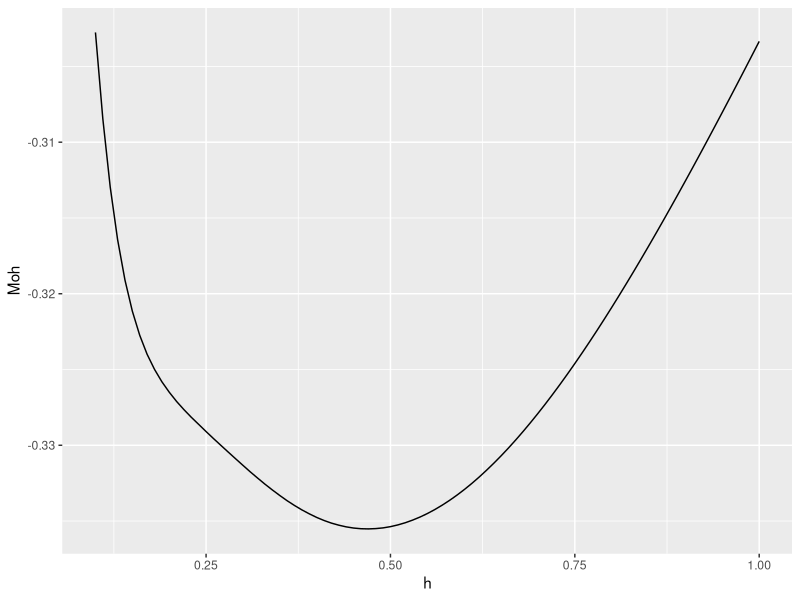
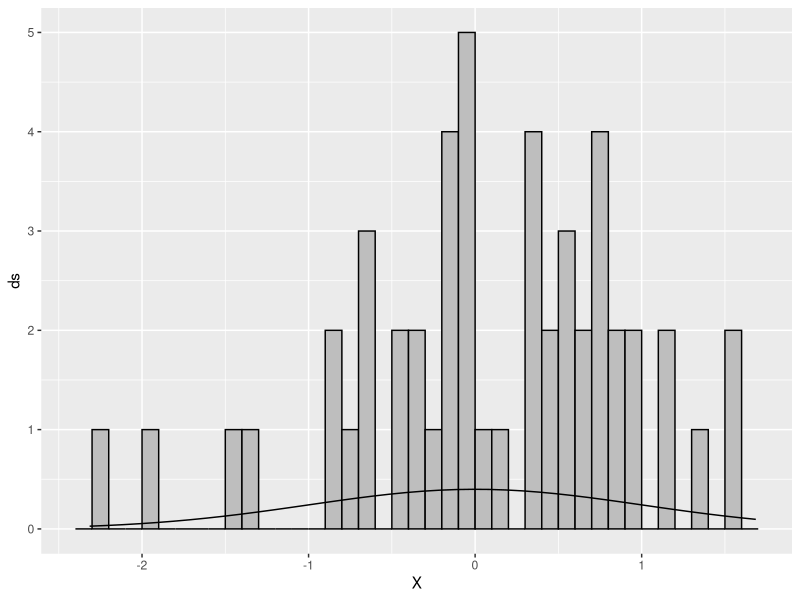

Source code (R) for these figures, in order: (Note: this script raises an error after producing the figures.)
library(ggplot2)

set.seed(1)
X=rnorm(50)

J=function(h,c){
  fhat=Vectorize(function(x) density(X,from=x, to=x,n=1,bw=h, kernel=c)$y)
  fhati=Vectorize(function(i) density(X[-i],from=X[i],to=X[i],n=1,bw=h, kernel=c)$y)
  F=fhati(1:length(X))
  return(integrate(function(x) fhat(x)^2,-Inf,Inf)$value-2*mean(F)) 
}

h=seq(0.1,1,by=.01) #values of bandwidths
Moh=Vectorize(J)(h, "gaussian")

qplot(h,Moh,geom="line",data=data.frame(h,Moh))

h_opt <- optimize(J,interval=c(0.1,1),"gaussian")$minimum

y <- density(X, bw=h_opt, kernel="gaussian")

s <- seq(min(X)-0.1, max(X)+0.1,0.1)
ds <- dnorm(s)
ps <- pnorm(s)
ggplot() + geom_histogram(data = data.frame(X), aes(x = X, y = ),center=-0.1/2, binwidth=0.1, color="black", fill="grey")  + 
  geom_line(data = data.frame(s, ds), aes(x = s, y = ds))

ggplot()+ geom_line(data= data.frame(x,ecdf(x)(x)), aes(x=x, y= ecdf(x)(x)), color="red")+
  geom_line(data = data.frame(s, ps), aes(x = s, y = ps))+ geom_line(data= data.frame(s), aes(x=s, y=0.99), colour="green")


qnorm(0.99)
x[ecdf(x)(x)==0.99]
